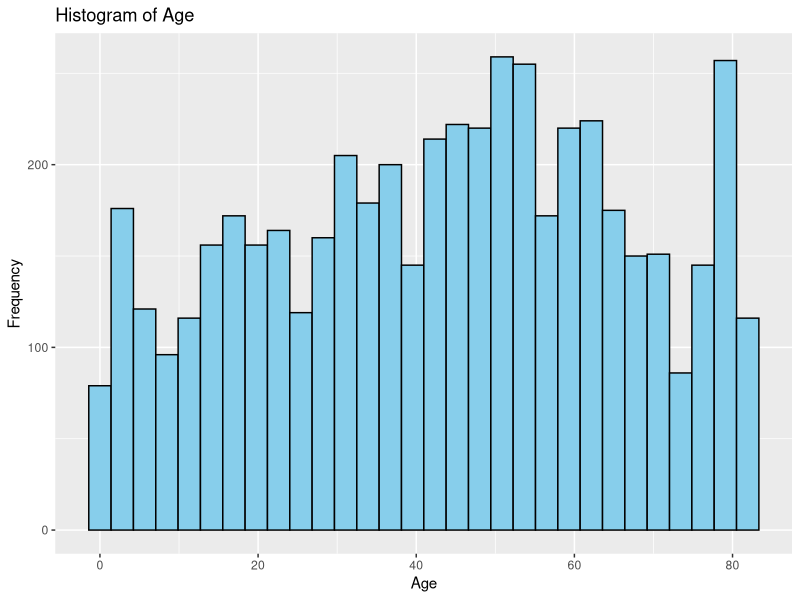
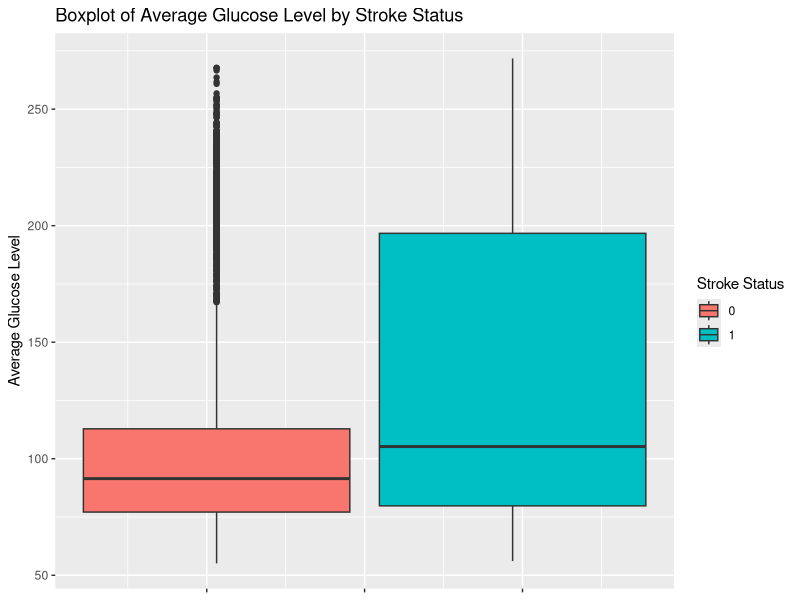
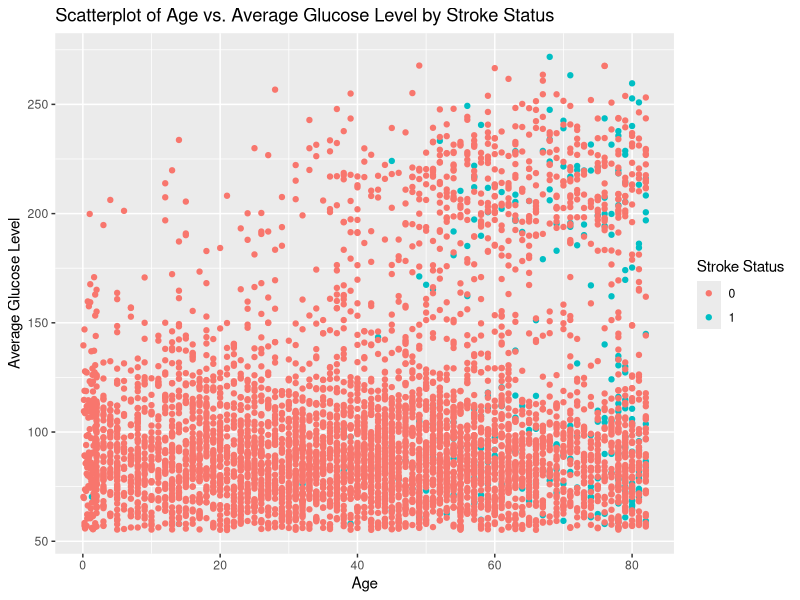
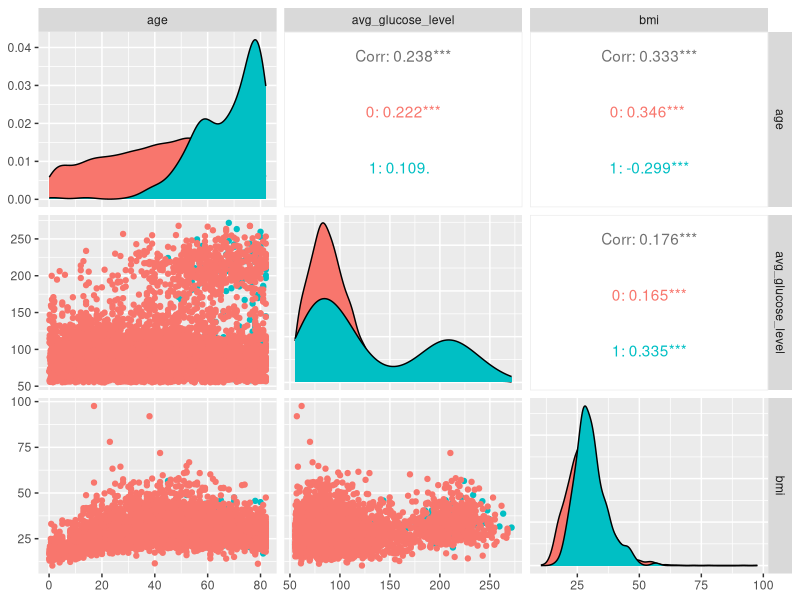

Generate these figures, in order, with R:
# Load dataset
stroke_data <- read.csv("data/stroke_data.csv", colClasses = c(
  gender = "factor",
  age = "numeric",
  hypertension = "factor",
  heart_disease = "factor",
  ever_married = "factor",
  work_type = "factor",
  Residence_type = "factor",
  avg_glucose_level = "numeric",
  bmi = "numeric",
  smoking_status = "factor",
  stroke = "factor"
))

# Display the structure of the dataset
str(stroke_data)

# View the first few rows of the dataset
head(stroke_data)

# View the dataset in a separate viewer window
View(stroke_data)

# Measures of Frequency
# Count of stroke events
stroke_count <- table(stroke_data$stroke)
print("Frequency of stroke events:")
print(stroke_count)

# Measures of Central Tendency
# Mean age
mean_age <- mean(stroke_data$age, na.rm = TRUE)
print("Mean age:")
print(mean_age)

# Median avg_glucose_level
median_glucose <- median(stroke_data$avg_glucose_level, na.rm = TRUE)
print("Median avg_glucose_level:")
print(median_glucose)

# Measures of Distribution
# Standard deviation of BMI
sd_bmi <- sd(stroke_data$bmi, na.rm = TRUE)
print("Standard deviation of BMI:")
print(sd_bmi)

# Range of avg_glucose_level
range_glucose <- range(stroke_data$avg_glucose_level, na.rm = TRUE)
print("Range of avg_glucose_level:")
print(range_glucose)

# Measures of Relationship
# Correlation between age and avg_glucose_level
correlation_age_glucose <- cor(stroke_data$age, stroke_data$avg_glucose_level, use = "complete.obs")
print("Correlation between age and avg_glucose_level:")
print(correlation_age_glucose)

# Association between smoking status and stroke using Chi-square test
chi_square_smoking_stroke <- chisq.test(table(stroke_data$smoking_status, stroke_data$stroke))
print("Chi-square test for association between smoking status and stroke:")
print(chi_square_smoking_stroke)

# Check the levels of work_type
levels(stroke_data$work_type)

# Perform ANOVA
anova_result <- aov(avg_glucose_level ~ work_type, data = stroke_data)
print("ANOVA results:")
print(summary(anova_result))

# Load required libraries
library(ggplot2)
library(GGally)

# Univariate Plots
# Histogram of age
ggplot(stroke_data, aes(x = age)) +
  geom_histogram(fill = "skyblue", color = "black", bins = 30) +
  labs(title = "Histogram of Age",
       x = "Age",
       y = "Frequency")

# Boxplot of avg_glucose_level
ggplot(stroke_data, aes(x = 1, y = avg_glucose_level, fill = stroke)) +
  geom_boxplot() +
  labs(title = "Boxplot of Average Glucose Level by Stroke Status",
       x = NULL,
       y = "Average Glucose Level",
       fill = "Stroke Status") +
  theme(axis.text.x = element_blank())  # Hide x-axis label

# Multivariate Plot
# Scatterplot of age vs. avg_glucose_level colored by stroke status
ggplot(stroke_data, aes(x = age, y = avg_glucose_level, color = stroke)) +
  geom_point() +
  labs(title = "Scatterplot of Age vs. Average Glucose Level by Stroke Status",
       x = "Age",
       y = "Average Glucose Level",
       color = "Stroke Status")

# Pairwise scatterplot matrix of numerical variables
num_vars <- c("age", "avg_glucose_level", "bmi")
# Pairwise scatterplot matrix of numerical variables including 'stroke'
ggpairs(stroke_data, columns = num_vars, mapping = aes(color = stroke))

